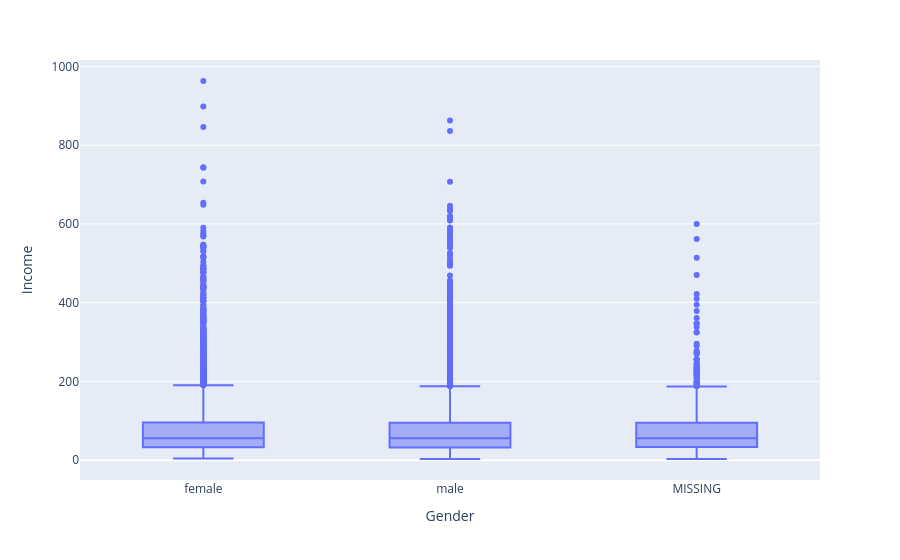

The cell this chart's notebook holds for it:
### Markdown cell above
The plotly version of a boxplot is easy to inspect:

### Code cell
fig = px.box(df_patient, x='Gender', y="Income")
fig.show()

### Figure 1 — Plotly figure (JSON) as saved in the notebook; plotly's stock layout.template omitted (floating-point values rounded to 4 significant figures; data arrays with more than 128 entries replaced by an {"elided": "..."} marker saying what was removed)
{"data": [{"alignmentgroup": "True", "hovertemplate": "Gender=%{x}<br>Income=%{y}<extra></extra>", "legendgroup": "", "marker": {"color": "#636efa"}, "name": "", "notched": false, "offsetgroup": "", "orientation": "v", "showlegend": false, "type": "box", "x": {"elided": "20000 str values"}, "x0": " ", "xaxis": "x", "y": {"elided": "20000 int values"}, "y0": " ", "yaxis": "y"}], "layout": {"autosize": true, "boxmode": "group", "legend": {"tracegroupgap": 0}, "margin": {"t": 60}, "xaxis": {"anchor": "y", "autorange": true, "domain": [0, 1], "range": [-0.5, 2.5], "title": {"text": "Gender"}, "type": "category"}, "yaxis": {"anchor": "x", "autorange": true, "domain": [0, 1], "range": [-50.33, 1016.0], "title": {"text": "Income"}, "type": "linear"}}}
